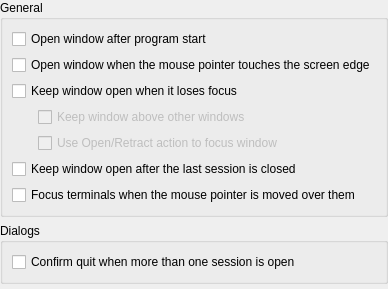
<?xml version="1.0" encoding="UTF-8"?>
<ui version="4.0">
 <class>BehaviorSettings</class>
 <widget class="QWidget" name="BehaviorSettings">
  <property name="geometry">
   <rect>
    <x>0</x>
    <y>0</y>
    <width>356</width>
    <height>289</height>
   </rect>
  </property>
  <layout class="QVBoxLayout" name="verticalLayout">
   <property name="margin">
    <number>0</number>
   </property>
   <item>
    <widget class="QGroupBox" name="groupBox_1">
     <property name="title">
      <string comment="@title:group Group box label">General</string>
     </property>
     <layout class="QGridLayout" name="gridLayout">
      <item row="6" column="0" colspan="2">
       <widget class="QCheckBox" name="kcfg_FocusFollowsMouse">
        <property name="text">
         <string comment="@option:check">Focus terminals when the mouse pointer is moved over them</string>
        </property>
       </widget>
      </item>
      <item row="4" column="1">
       <widget class="QCheckBox" name="kcfg_ToggleToFocus">
        <property name="enabled">
         <bool>false</bool>
        </property>
        <property name="sizePolicy">
         <sizepolicy hsizetype="MinimumExpanding" vsizetype="Fixed">
          <horstretch>0</horstretch>
          <verstretch>0</verstretch>
         </sizepolicy>
        </property>
        <property name="whatsThis">
         <string comment="@info:whatsthis">If this option is enabled, the shortcut normally used to open and retract the window will give it focus, rather than close it, if it has previously lost focus. Unless the window is set to show on all virtual desktops, this may cause the window manager to switch to the virtual desktop it currently resides on.</string>
        </property>
        <property name="text">
         <string comment="@option:check">Use Open/Retract action to focus window</string>
        </property>
       </widget>
      </item>
      <item row="3" column="1">
       <widget class="QCheckBox" name="kcfg_KeepAbove">
        <property name="enabled">
         <bool>false</bool>
        </property>
        <property name="sizePolicy">
         <sizepolicy hsizetype="MinimumExpanding" vsizetype="Fixed">
          <horstretch>0</horstretch>
          <verstretch>0</verstretch>
         </sizepolicy>
        </property>
        <property name="text">
         <string comment="@option:check">Keep window above other windows</string>
        </property>
       </widget>
      </item>
      <item row="4" column="0">
       <spacer>
        <property name="orientation">
         <enum>Qt::Horizontal</enum>
        </property>
        <property name="sizeType">
         <enum>QSizePolicy::Fixed</enum>
        </property>
        <property name="sizeHint" stdset="0">
         <size>
          <width>20</width>
          <height>20</height>
         </size>
        </property>
       </spacer>
      </item>
      <item row="0" column="0" colspan="2">
       <widget class="QCheckBox" name="kcfg_OpenAfterStart">
        <property name="text">
         <string comment="@option:check">Open window after program start</string>
        </property>
       </widget>
      </item>
      <item row="1" column="0" colspan="2">
       <widget class="QCheckBox" name="kcfg_PollMouse">
        <property name="whatsThis">
         <string comment="@info:whatsthis">If this option is enabled, the window will automatically open when the mouse pointer is moved to the same edge of the screen that it would open on when using the shortcut.</string>
        </property>
        <property name="text">
         <string comment="@option:check">Open window when the mouse pointer touches the screen edge</string>
        </property>
       </widget>
      </item>
      <item row="2" column="0" colspan="2">
       <widget class="QCheckBox" name="kcfg_KeepOpen">
        <property name="text">
         <string comment="@option:check">Keep window open when it loses focus</string>
        </property>
       </widget>
      </item>
      <item row="3" column="0">
       <spacer>
        <property name="orientation">
         <enum>Qt::Horizontal</enum>
        </property>
        <property name="sizeType">
         <enum>QSizePolicy::Fixed</enum>
        </property>
        <property name="sizeHint" stdset="0">
         <size>
          <width>20</width>
          <height>20</height>
         </size>
        </property>
       </spacer>
      </item>
      <item row="5" column="0" colspan="2">
       <widget class="QCheckBox" name="kcfg_KeepOpenAfterLastSessionCloses">
        <property name="text">
         <string comment="@option:check">Keep window open after the last session is closed</string>
        </property>
       </widget>
      </item>
     </layout>
    </widget>
   </item>
   <item>
    <widget class="QGroupBox" name="groupBox_2">
     <property name="title">
      <string comment="@title:group">Dialogs</string>
     </property>
     <layout class="QVBoxLayout">
      <item>
       <widget class="QCheckBox" name="kcfg_ConfirmQuit">
        <property name="text">
         <string comment="@option:check">Confirm quit when more than one session is open</string>
        </property>
       </widget>
      </item>
     </layout>
    </widget>
   </item>
   <item>
    <spacer>
     <property name="orientation">
      <enum>Qt::Vertical</enum>
     </property>
     <property name="sizeHint" stdset="0">
      <size>
       <width>20</width>
       <height>0</height>
      </size>
     </property>
    </spacer>
   </item>
  </layout>
 </widget>
 <tabstops>
  <tabstop>kcfg_OpenAfterStart</tabstop>
  <tabstop>kcfg_PollMouse</tabstop>
  <tabstop>kcfg_KeepOpen</tabstop>
  <tabstop>kcfg_KeepAbove</tabstop>
  <tabstop>kcfg_ToggleToFocus</tabstop>
  <tabstop>kcfg_KeepOpenAfterLastSessionCloses</tabstop>
  <tabstop>kcfg_FocusFollowsMouse</tabstop>
  <tabstop>kcfg_ConfirmQuit</tabstop>
 </tabstops>
 <resources/>
 <connections>
  <connection>
   <sender>kcfg_KeepOpen</sender>
   <signal>toggled(bool)</signal>
   <receiver>kcfg_KeepAbove</receiver>
   <slot>setEnabled(bool)</slot>
   <hints>
    <hint type="sourcelabel">
     <x>32</x>
     <y>59</y>
    </hint>
    <hint type="destinationlabel">
     <x>82</x>
     <y>86</y>
    </hint>
   </hints>
  </connection>
  <connection>
   <sender>kcfg_KeepOpen</sender>
   <signal>toggled(bool)</signal>
   <receiver>kcfg_ToggleToFocus</receiver>
   <slot>setEnabled(bool)</slot>
   <hints>
    <hint type="sourcelabel">
     <x>24</x>
     <y>59</y>
    </hint>
    <hint type="destinationlabel">
     <x>74</x>
     <y>113</y>
    </hint>
   </hints>
  </connection>
 </connections>
</ui>
